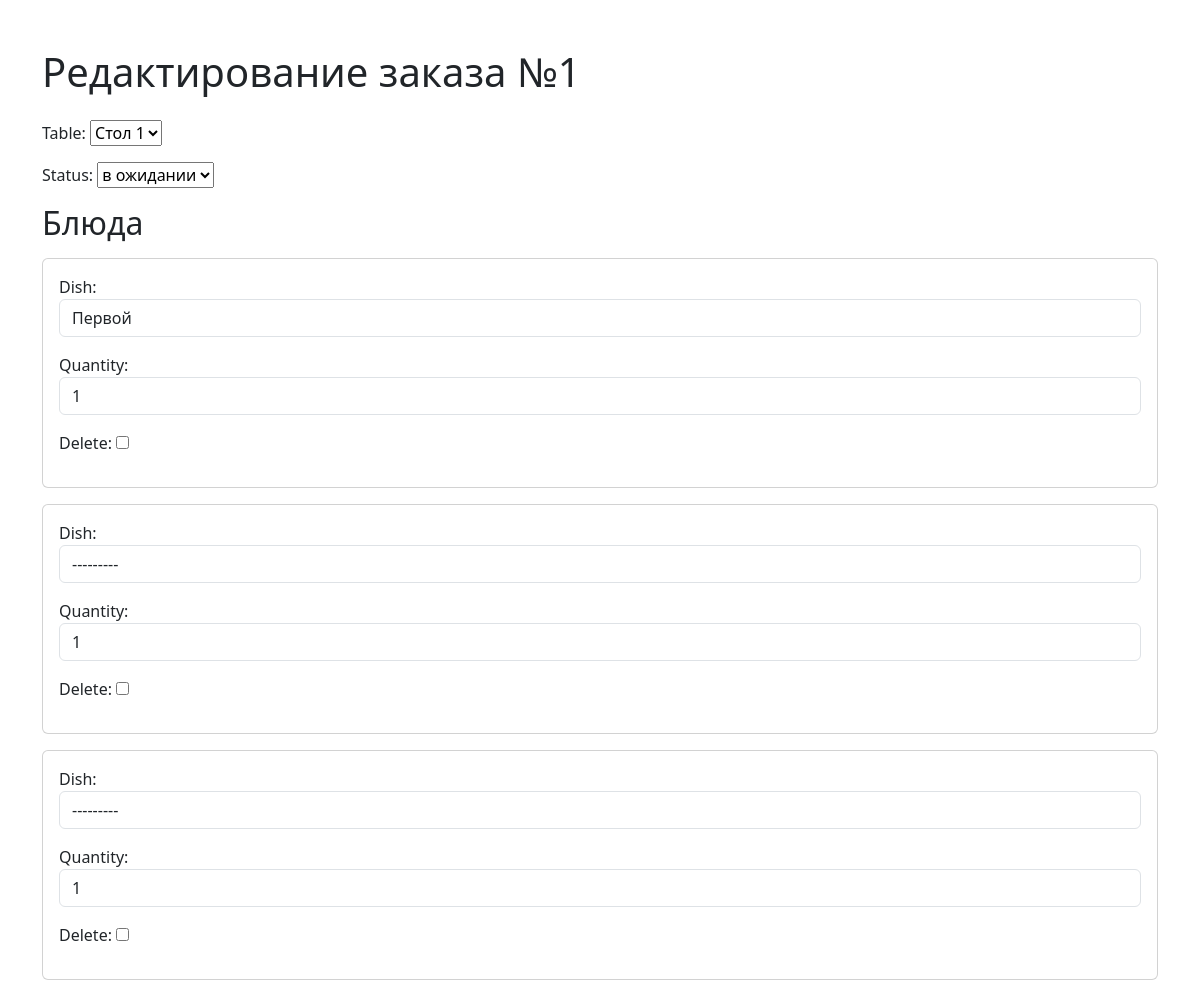
/update/2/ (upper part), run on an earlier commit of the app's database.
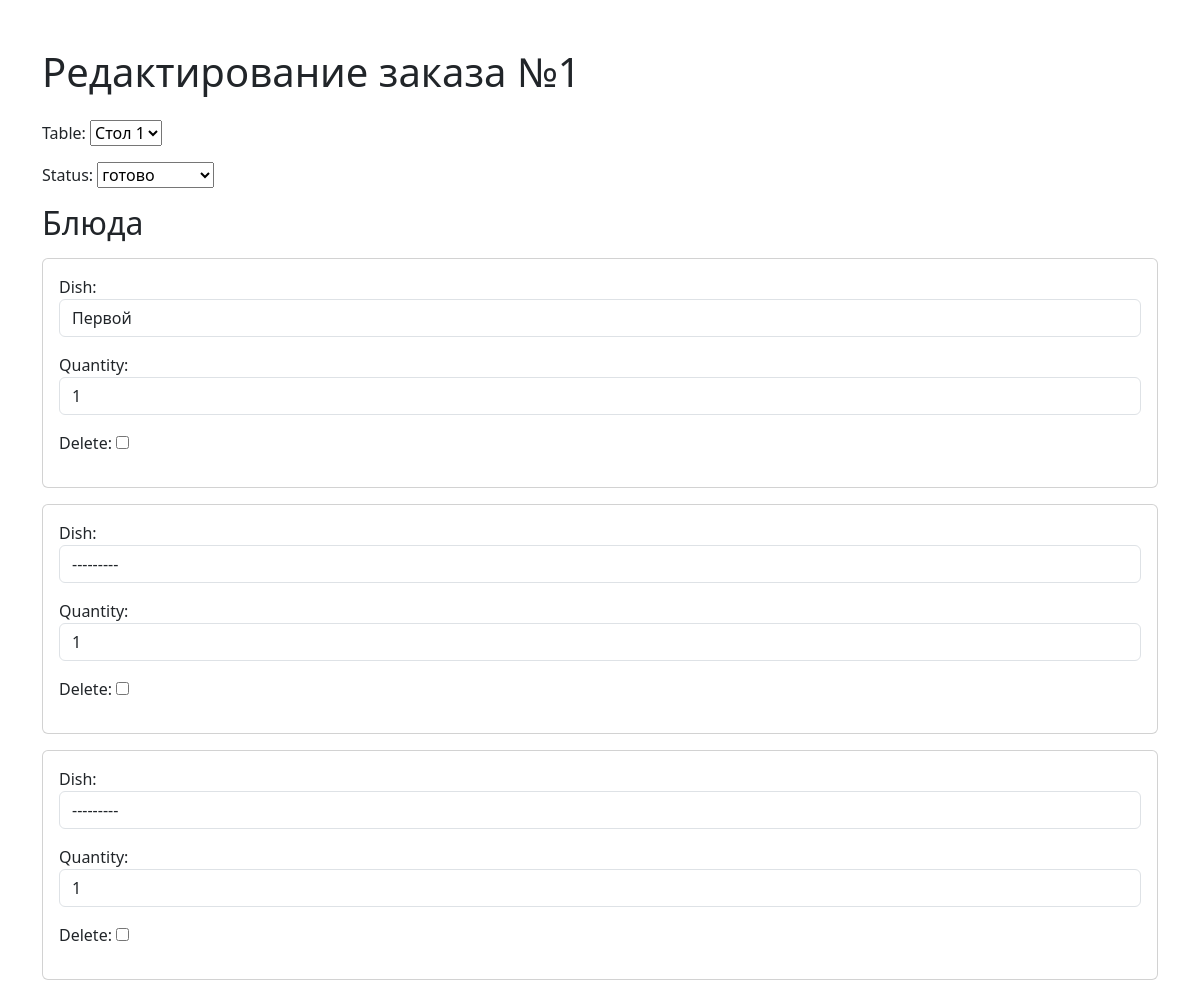
And on a later commit of the database.
### terminal/models.py (models this page shows, shortened)
class Order(models.Model):
    num = models.IntegerField(blank=True, null=True)
    table = models.ForeignKey(Table, on_delete=models.CASCADE)
    dishes = models.ManyToManyField('Dish', through='OrderDish')
    created_at = models.DateTimeField(auto_now_add=True)
    total_amount = models.DecimalField(max_digits=10, decimal_places=2, default=0)
    status = models.ForeignKey('OrderStatus', on_delete=models.SET_NULL, null=True, blank=True)

### terminal/views.py (the view, shortened to what this page needs)
# urls.py: path('update/<int:pk>/', OrderUpdateView.as_view(), name='update_order'),
class OrderUpdateView(UpdateView):
    model = Order
    form_class = OrderForm
    template_name = 'terminal/update_order.html'
    success_url = reverse_lazy('order_list')
    def get_context_data(self, **kwargs):
        context = super().get_context_data(**kwargs)
        context['tables'] = Table.objects.all()
        if self.request.POST:
            context['formset'] = OrderDishFormSet(self.request.POST, instance=self.object)
        else:
            context['formset'] = OrderDishFormSet(instance=self.object)
        return context

### terminal/forms.py
class OrderForm(forms.ModelForm):
    class Meta:
        model = Order
        fields = [ 'table', 'status']

### terminal/models.py (called while the page is built)
    def __str__(self):
        return self.name

    def __str__(self):
        return f"Стол {self.number}"

    def __str__(self):
        return self.name

### terminal/templates/terminal/update_order.html (shortened to what this page needs)
{% extends "terminal/base.html" %}
{% block body %}
<div class="container mt-5">
    <h1 class="mb-4">Редактирование заказа №{{ order.num }}</h1>
    <form method="post" class="needs-validation" novalidate>
        <div class="mb-3">
            {{ form.as_p }}
        </div>
        <h2 class="mb-3">Блюда</h2>
        {% for form in formset %}
            <div class="card mb-3">
                <div class="card-body">
                    {{ form.as_p }}
                </div>
            </div>
        {% endfor %}
    </form>
</div>
{% endblock %}

What changed in the data, as far as the page shows it:
changed Order "Стол 1": status "в ожидании" → "готово"
